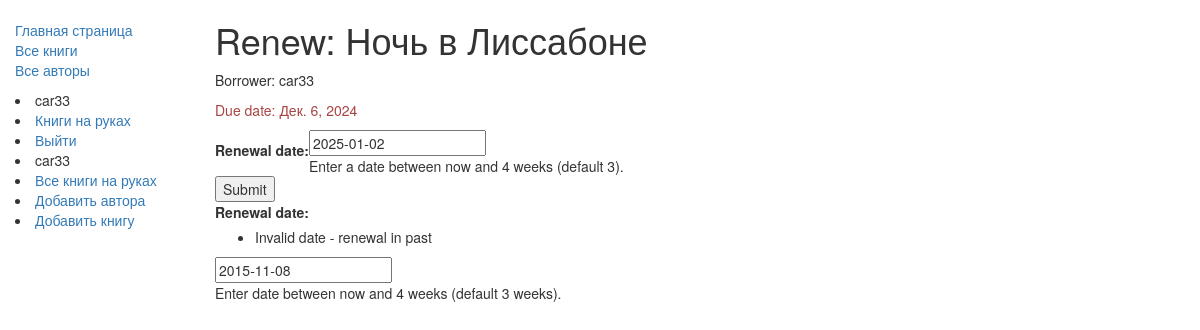
The page /catalog/book/4cb2235540e645f2a3d3461cab0ed851/renew/ (signed in) on the database as committed earlier.
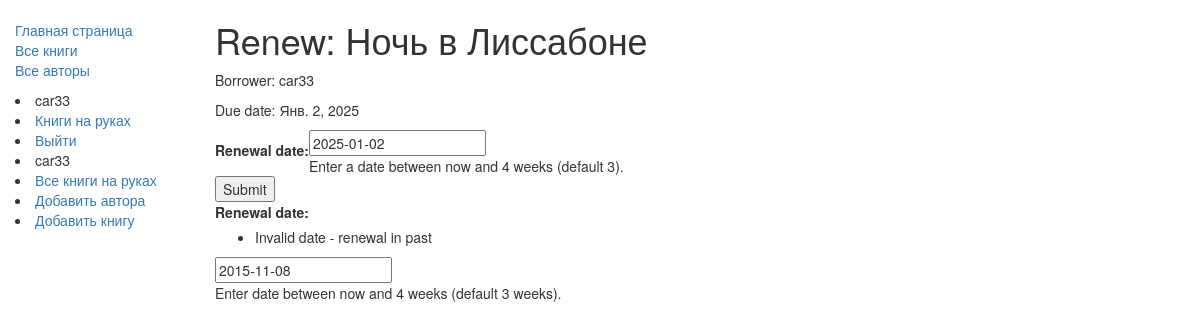
The same page on the database as committed later.
### catalog/models.py (models this page shows, shortened)
class BookInstance(models.Model):
    id = models.UUIDField(primary_key=True, default=uuid.uuid4,
                          help_text="Unique ID for this particular book across whole library")
    book = models.ForeignKey('Book', on_delete=models.SET_NULL, null=True)
    imprint = models.CharField(max_length=200)
    due_back = models.DateField(null=True, blank=True)
    borrower = models.ForeignKey(User, on_delete=models.SET_NULL, null=True, blank=True)
    LOAN_STATUS = (
        ('m', 'Maintenance'),
        ('o', 'On loan'),
        ('a', 'Available'),
        ('r', 'Reserved'),
    )
    status = models.CharField(max_length=1, choices=LOAN_STATUS, blank=True, default='m',
                              help_text='Book availability')
    class Meta:
        ordering = ["due_back"]
        permissions = (("can_mark_returned", "Set book as returned"),)
    @property
    def is_overdue(self):
        if self.due_back and date.today() > self.due_back:
            return True
        return False

class Book(models.Model):
    title = models.CharField(max_length=200)
    author = models.ForeignKey('Author', on_delete=models.SET_NULL, null=True)
    summary = models.TextField(max_length=1000, help_text="Enter a brief description of the book")
    isbn = models.CharField('ISBN',max_length=13, help_text='13 Character <a href="https://www.isbn-international.org/content/what-isbn">ISBN number</a>')
    genre = models.ManyToManyField(Genre, help_text="Select a genre for this book")
    def display_genre(self):
        return ', '.join([genre.name for genre in self.genre.all()[:3]])
    display_genre.short_description = 'Genre'

### catalog/views.py (the view)
# urls.py: re_path(r'^book/(?P<pk>[-\w]+)/renew/$', views.renew_book_librarian, name='renew-book-librarian'),
@permission_required('catalog.can_mark_returned')
def renew_book_librarian(request, pk):
    book_inst = get_object_or_404(BookInstance, pk=pk)
    if request.method == 'POST':
        form = RenewBookForm(request.POST)
        if form.is_valid():
            book_inst.due_back = form.cleaned_data['renewal_date']
            book_inst.save()
            return HttpResponseRedirect(reverse('/') )
    else:
        proposed_renewal_date = datetime.date.today() + datetime.timedelta(weeks=3)
        form = RenewBookForm(initial={'renewal_date': proposed_renewal_date,})
    return render(request, 'catalog/book_renew_librarian.html', {'form': form, 'bookinst':book_inst})

### catalog/forms.py (shortened to what this page needs)
class RenewBookForm(forms.Form):
    renewal_date = forms.DateField(help_text="Enter a date between now and 4 weeks (default 3).")

### catalog/templates/catalog/book_renew_librarian.html (shortened to what this page needs)
{% extends "base_generic.html" %}
{% block content %}
    <h1>Renew: {{bookinst.book.title}}</h1>
    <p>Borrower: {{bookinst.borrower}}</p>
    <p{% if bookinst.is_overdue %} class="text-danger"{% endif %}>Due date: {{bookinst.due_back}}</p>
    <form action="" method="post">
        <table>
        {{ form }}
        </table>
        <input type="submit" value="Submit" />
    </form>
    <tr>
  <th><label for="id_renewal_date">Renewal date:</label></th>
  <td>
    <ul class="errorlist">
      <li>Invalid date - renewal in past</li>
    </ul>
    <input
      id="id_renewal_date"
      name="renewal_date"
      type="text"
      value="2015-11-08"
      required />
    <br />
    <span class="helptext"
      >Enter date between now and 4 weeks (default 3 weeks).</span
    >
  </td>
</tr>
{% endblock %}

Rows that differ between the two databases and show on the page:
changed BookInstance "Ночь в Лиссабоне": due_back "Дек. 6, 2024" → "Янв. 2, 2025"
